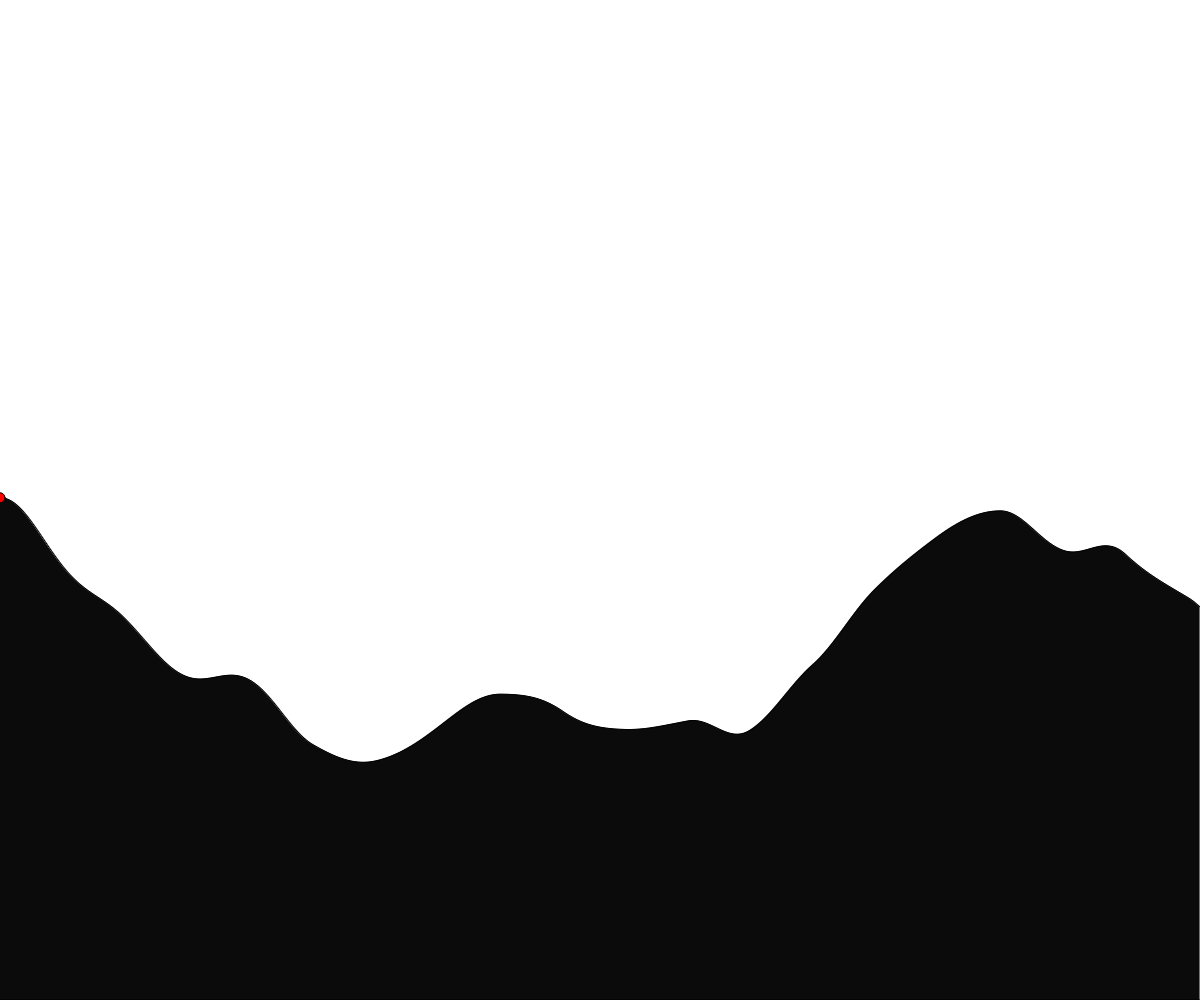
Frame 1 (no input)
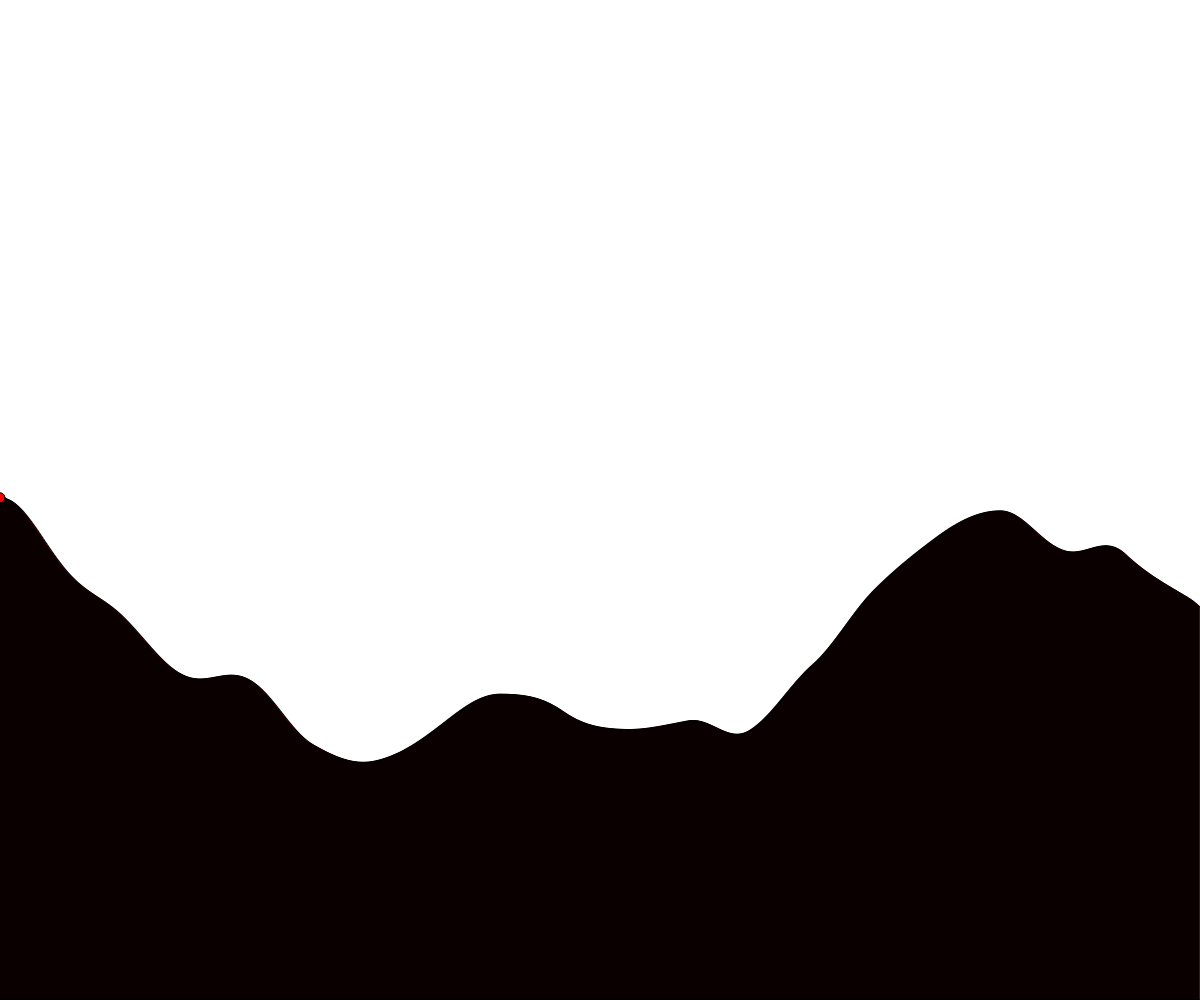
Frame 60 (no input)
Frame 120 (the mouse pressed at the canvas centre since frame 60): identical to frame 60, image omitted

The p5.js sketch that drew these frames (run headless with seeded random() and noise() and a simulated clock; from frame 60 on, the mouse is pressed at the canvas centre):

// p5.js sketch
// ── sketch.js
let heights = [];
let numberOfRectangles;
let maxHeight;
let x;

function setup() {
  createCanvas(windowWidth, windowHeight);
  numberOfRectangles = width;
  generateInitialTerrain(numberOfRectangles);
}

function draw() {
  background(255);
  displayTerrain();
}

function generateInitialTerrain(numberOfRectangles) {
  let time = 0;
  let dt = 0.002;
  maxHeight = 0;


  for (let i = 0; i < numberOfRectangles; i++) {
    let currentHeight = noise(time)*750;
    heights.push(currentHeight);
    time += dt;

    if (currentHeight > maxHeight){
      maxHeight = currentHeight;
      x = i;
    }
  }
}

function displayTerrain() {
  let rectWidth = width / numberOfRectangles;
  rectMode(CORNERS);

  for (let i = 0; i < numberOfRectangles; i++) {
    stroke(0);
    rect(i * rectWidth, height, (i + 1) * rectWidth, height - heights[i]);
  }
  fill(255,0,0);
  ellipse(x,height - maxHeight,10);
}
